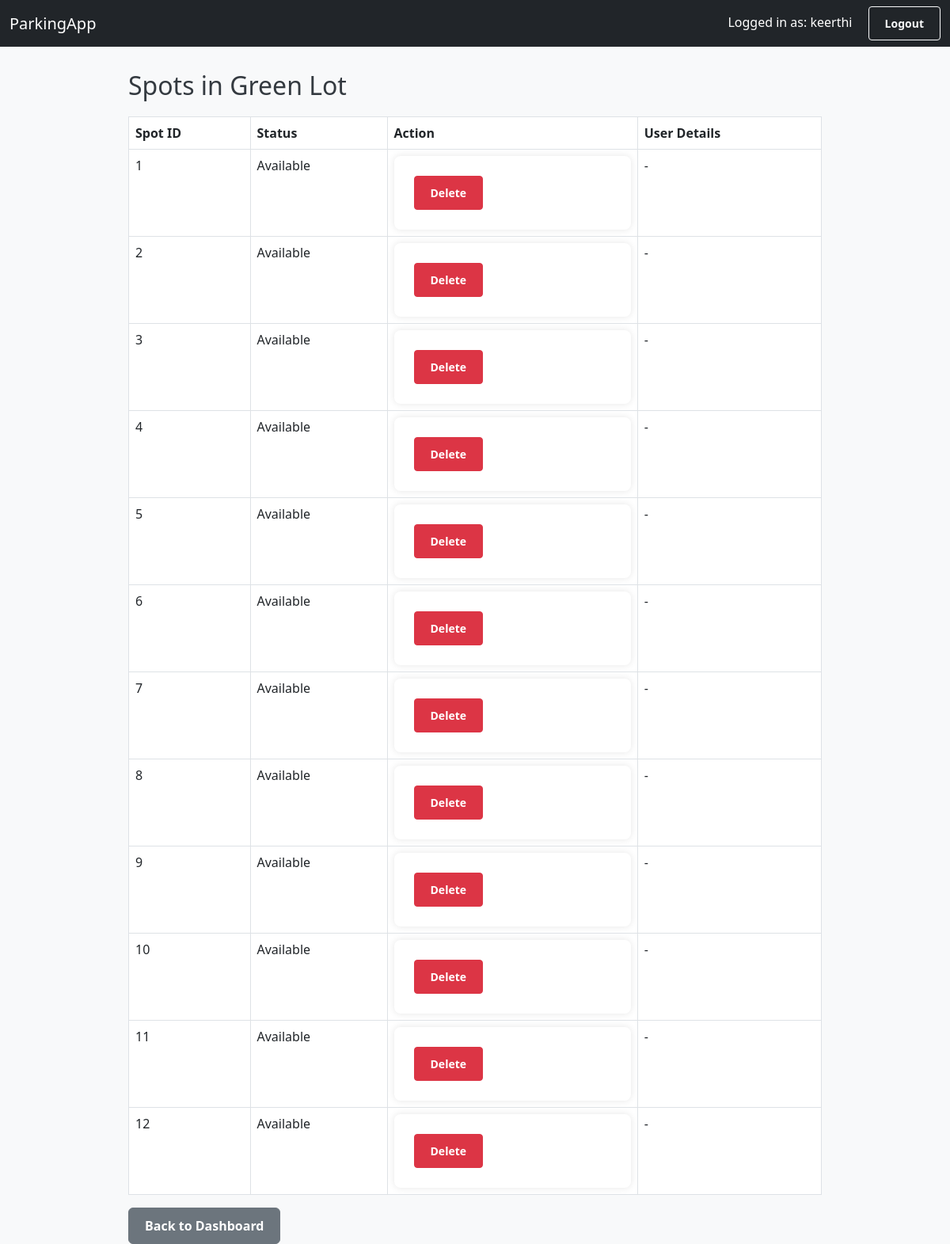
/admin/lot/1/spots (signed in), run on the app's committed database.
### models.py (models this page shows)
class User(db.Model, UserMixin):
    id = db.Column(db.Integer, primary_key=True)
    username = db.Column(db.String(80), unique=True)
    password = db.Column(db.String(120))
    role = db.Column(db.String(10))  # 'admin' or 'user'
    reservations = db.relationship('Reservation', backref='user', lazy=True)

class ParkingLot(db.Model):
    id = db.Column(db.Integer, primary_key=True)
    name = db.Column(db.String(100))
    address = db.Column(db.String(200))
    pin = db.Column(db.String(10))
    price = db.Column(db.Float)
    max_spots = db.Column(db.Integer)
    spots = db.relationship('ParkingSpot', backref='lot', lazy=True)

class ParkingSpot(db.Model):
    id = db.Column(db.Integer, primary_key=True)
    lot_id = db.Column(db.Integer, db.ForeignKey('parking_lot.id'), nullable=False)
    status = db.Column(db.String(1))  # 'A' (Available) or 'O' (Occupied)
    reservations = db.relationship('Reservation', backref='spot', lazy=True)

### app.py (the view)
@app.route('/admin/lot/<int:lot_id>/spots')
@login_required
def view_spots(lot_id):
    lot = ParkingLot.query.get_or_404(lot_id)
    spots = ParkingSpot.query.filter_by(lot_id=lot.id).all()
    reservations_by_spot = {}
    for spot in spots:
        reservations = Reservation.query.filter_by(spot_id=spot.id).order_by(Reservation.start_time.desc()).all()
        reservations_by_spot[spot.id] = reservations
    active_reservations = {}
    for spot_id, reservations in reservations_by_spot.items():
        active = next((r for r in reservations if not r.end_time), None)
        active_reservations[spot_id] = active
    return render_template(
        'view_spots.html',
        lot=lot,
        spots=spots,
        reservations_by_spot=reservations_by_spot,
        active_reservations=active_reservations
    )

### app.py (called while the page is built)
@login_manager.user_loader
def load_user(user_id):
    return User.query.get(int(user_id))

### templates/view_spots.html
{% extends 'layout.html' %}
{% block content %}
<h2>Spots in {{ lot.name }}</h2>
<table class="table table-bordered">
    <thead>
        <tr>
            <th>Spot ID</th>
            <th>Status</th>
            <th>Action</th>
            <th>User Details</th>
        </tr>
    </thead>
    <tbody>
        {% for spot in spots %}
        <tr>
            <td>{{ spot.id }}</td>
            <td>{{ 'Occupied' if spot.status == 'O' else 'Available' }}</td>
            <td>
                {% if spot.status == 'A' %}
                    <form action="{{ url_for('delete_spot', lot_id=lot.id, spot_id=spot.id) }}" method="POST" onsubmit="return confirm('Are you sure you want to delete this spot?');">
                        <button type="submit" class="btn btn-danger btn-sm">Delete</button>
                    </form>
                {% else %}
                    -
                {% endif %}
            </td>
            <td>
                {% set active_reservation = active_reservations[spot.id] %}
                {% if active_reservation %}
                    Username: {{ active_reservation.user.username }}<br>
                    Start: {{ active_reservation.start_time.strftime('%Y-%m-%d %H:%M:%S') }}<br>
                    End: In Progress
                {% else %}
                    -
                {% endif %}
            </td>
        </tr>
        {% endfor %}
    </tbody>
</table>
<a class="btn btn-secondary" href="{{ url_for('admin_dashboard') }}">Back to Dashboard</a>
{% endblock %}

### templates/layout.html (shortened to what this page needs)
<!DOCTYPE html>
<html lang="en">
<head>
    <link href="https://cdn.jsdelivr.net/npm/bootstrap@5.3.0/dist/css/bootstrap.min.css" rel="stylesheet">
    <link rel="stylesheet" href="{{ url_for('static', filename='style.css') }}">
</head>
<body>
    <nav class="navbar navbar-expand-lg navbar-dark bg-dark mb-4">
        <div class="container-fluid">
            <a class="navbar-brand" href="{{ url_for('home') }}">ParkingApp</a>
            <div>
                {% if current_user.is_authenticated %}
                    <span class="text-white me-3">Logged in as: {{ current_user.username }}</span>
                    <a href="{{ url_for('logout') }}" class="btn btn-outline-light btn-sm">Logout</a>
                {% else %}
                    <a href="{{ url_for('login') }}" class="btn btn-outline-light btn-sm">Login</a>
                    <a href="{{ url_for('register') }}" class="btn btn-outline-light btn-sm ms-2">Register</a>
                {% endif %}
            </div>
        </div>
    </nav>
    <div class="container">
        {% block content %}{% endblock %}
    </div>
</body>
</html>

### static/style.css (style rules this page uses)
body { background-color: #f8f9fa; font-family: 'Segoe UI', Tahoma, Geneva, Verdana, sans-serif; margin: 0; padding: 0; }
.container { margin-top: 30px; max-width: 900px; }
h1, h2, h4 { color: #343a40; margin-bottom: 20px; }
form { background: #fff; padding: 25px; border-radius: 8px; box-shadow: 0 0 10px rgba(0, 0, 0, 0.1); }
.btn { padding: 10px 20px; font-weight: bold; }
.navbar { margin-bottom: 0; }

### data on the page
User: username "keerthi"
ParkingLot: name "Green Lot"
ParkingSpot: id "1", status "Available"
ParkingSpot: id "2", status "Available"
ParkingSpot: id "3", status "Available"
ParkingSpot: id "4", status "Available"
ParkingSpot: id "5", status "Available"
ParkingSpot: id "6", status "Available"
ParkingSpot: id "7", status "Available"
ParkingSpot: id "8", status "Available"
ParkingSpot: id "9", status "Available"
ParkingSpot: id "10", status "Available"
ParkingSpot: id "11", status "Available"
ParkingSpot: id "12", status "Available"
